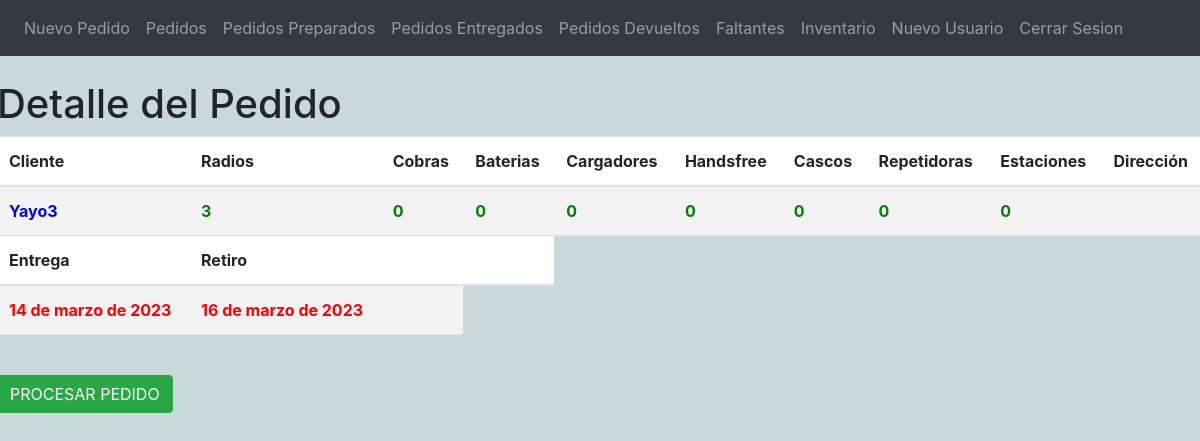
The page /detalleOrden/21 on the database its author committed.
### ordenes/models.py (models this page shows, shortened)
class ordenRegistro(models.Model):
    cliente = models.ForeignKey(cliente, on_delete = models.DO_NOTHING)
    razon_Social = models.ForeignKey(razonSocial, on_delete=  models.DO_NOTHING, null=True, blank= True)
    fecha_creacion = models.DateTimeField(auto_now_add=True)
    fecha_entrega = models.DateField()
    fecha_evento_desde = models.DateField()
    fecha_evento_hasta = models.DateField(null=True, blank=True)
    fecha_retiro = models.DateField()
    cantidad_radios = models.PositiveIntegerField(null = False, default=0 )
    cantidad_cobras = models.PositiveIntegerField(null = False, default=0)
    cantidad_baterias = models.PositiveIntegerField(null = False, default=0)
    cantidad_cargadores = models.PositiveIntegerField(null = False, default=0)
    cantidad_manos_libres = models.PositiveIntegerField(null = False, default=0)
    cantidad_cascos = models.PositiveIntegerField(null = False, default=0)
    cantidad_repetidoras = models.PositiveIntegerField(null = False, default=0)
    cantidad_estaciones = models.PositiveIntegerField(null = False, default=0)
    observaciones = models.TextField (blank = True)
    direccion_entrega = models.TextField(blank = True)
    estado = models.ForeignKey(estado, on_delete=models.DO_NOTHING)

### cliente/models.py (models this page shows)
class cliente(models.Model):
    ruc = models.CharField(max_length=11, null= True, blank= True)
    nombre = models.CharField(max_length=100)
    direccion = models.TextField(blank=True)
    email = models.EmailField(blank=True)
    telefono = models.PositiveBigIntegerField(max_length=9,blank=True, null = True)
    persona_contacto = models.CharField(max_length = 20, null = True, blank = True)
    def __str__(self) -> str:
        return self.nombre

### movimientos/views.py (the view)
# urls.py: path('detalleOrden/<int:id>',views.ordenDetalle),
def ordenDetalle(request, id):
    detalle = ordenRegistro.objects.get(id=id)
    return render(request, 'editarOrden.html', {"listaDetalles": detalle})

### movimientos/templates/editarOrden.html (shortened to what this page needs)
<!DOCTYPE html>
<html lang="en">
<link href="https://cdn.jsdelivr.net/npm/bootstrap@5.3.0-alpha1/dist/css/bootstrap.min.css" rel="stylesheet"
>
<head>
</head>
{% extends 'base.html' %}
{% block content %}
<body>
    <div class="row">
        <div class="table-responsive py-4">
            <h1>Detalle del Pedido</h1>
            <table class="table table-striped">
                <thead>
                    <tr>
                        <th>
                            Cliente
                        </th>
                        <th>
                            Radios
                        </th>
                        <th>
                            Cobras
                        </th>
                        <th>
                            Baterias
                        </th>
                        <th>
                            Cargadores
                        </th>
                        <th>
                            Handsfree
                        </th>
                        <th>
                            Cascos
                        </th>
                        <th>
                            Repetidoras
                        </th>
                        <th>
                            Estaciones
                        </th>
                        <th>
                            Dirección
                        </th>
                    </tr>
                </thead>
                <tbody>
                    <tr>
                        <td>
                            <b><font color ="blue">{{listaDetalles.cliente}}</b></font>
                        </td>
                        <td>
                            <b><font color ="green">{{listaDetalles.cantidad_radios}}</b></font>
                        </td>
                        <td>
                            <b><font color ="green">{{listaDetalles.cantidad_cobras}}</b></font>
                        </td>
                        <td>
                            <b><font color ="green">{{listaDetalles.cantidad_baterias}}</b></font>
                        </td>
                        <td>
                            <b><font color ="green">{{listaDetalles.cantidad_cargadores}}</b></font>
                        </td>
                        <td>
                            <b><font color ="green">{{listaDetalles.cantidad_manos_libres}}</b></font>
                        </td>
                        <td>
                            <b><font color ="green">{{listaDetalles.cantidad_cascos}}</b></font>
                        </td>
                        <td>
                            <b><font color ="green">{{listaDetalles.cantidad_repetidoras}}</b></font>
                        </td>
                        <td>
                            <b><font color ="green">{{listaDetalles.cantidad_estaciones}}</b></font>
                        </td>
                        <td>
                        </td>
                    </tr>
                    <thead>
                        <tr>
                            <th>
                                Entrega
                            </th>
                            <th>
                                Retiro
                            </th>
                            <th colspan="2"></th>
                        </tr>
                    </thead>
                    <tr>
                        <td>
                           <b><font color ="red">{{listaDetalles.fecha_entrega}}</b></font>
                        </td>
                        <td>
                            <b><font color ="red">{{listaDetalles.fecha_retiro}}</b></font>
                        </td>
                        <td></td>
                    </tr>
                </table>
                <br>
                <a href='/generarsalida/{{listaDetalles.id}}' class="btn btn-success">PROCESAR PEDIDO</a>
</body>
{% endblock %}

### rows shown on the page
ordenRegistro: cliente "Yayo3", cantidad_radios "3", cantidad_cobras "0", cantidad_baterias "0", cantidad_cargadores "0", cantidad_manos_libres "0", cantidad_cascos "0", cantidad_repetidoras "0", cantidad_estaciones "0", fecha_entrega "14 de marzo de 2023", fecha_retiro "16 de marzo de 2023"
